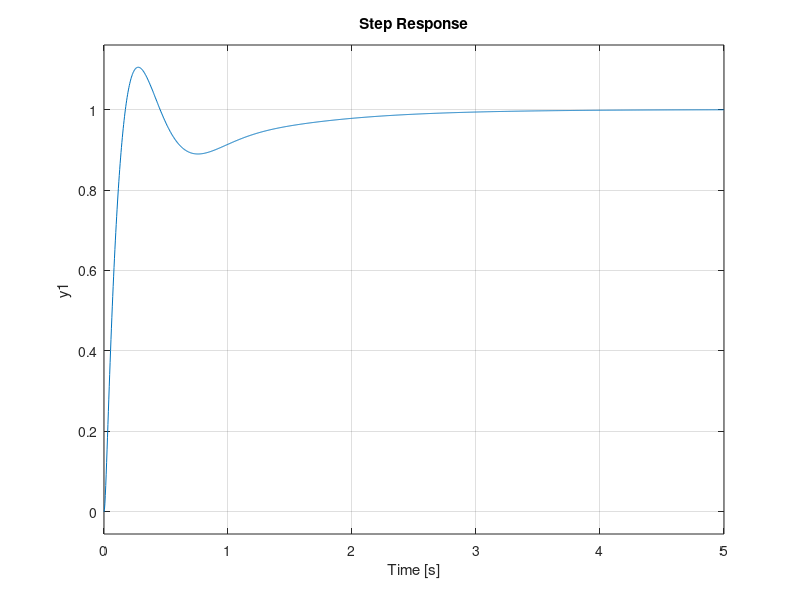

MATLAB code to generate this figure:
%% Damped pendulum - Routh-Hurwitz Control Design
% Damped pendulum from Chapter 1, linearized around the hanging position 
% (theta = 0). The input u is a torque scaled by the inertia and the output is 
% the angle theta.

clear all
close all

k = 1;              % viscous damping [1/s]
g = 9.8;            % gravity [m/s^2]
L = 1;              % length [m]
s = tf('s');

G = 1/(s^2 + k*s + g/L);
%% P controller
% With C(s) = K: P(s) = s^2 + s + 9.8 + K, stable for any K > -9.8, but with a 
% steady state error 1/(1 + K/9.8). We need an integrator.
%% PID controller
% $$C(s) = K\frac{(s+2)(s+3)}{s}$$
% 
% The characteristic equation is s(s^2 + s + 9.8) + K(s^2 + 5s + 6) = 0, i.e.,
% 
% $$P(s) = s^3 + (1 + K)s^2 + (9.8 + 5K)s + 6K$$
% 
% Routh table:
% 
%   s^3 | 1                                        9.8 + 5K
%   s^2 | 1 + K                                    6K
%   s^1 | c11 = ((1 + K)(9.8 + 5K) - 6K)/(1 + K) = (5K^2 + 8.8K + 9.8)/(1 + K)
%   s^0 | c21 = 6K
% 
% For K > 0 all the entries of the first column are positive: the closed loop 
% is stable for any K > 0.
%% 
% We choose K = 10 and add a fast pole at -100 so that C is proper:

K = 10;
C = K*(s+2)*(s+3)/(s*(s/100+1));
pole(minreal(C*G/(1+C*G)))
step(minreal(C*G/(1+C*G)));
%% 
% To try this controller in PEN_Realtime_Demo, set
% 
%   C = 10*(s+2)*(s+3)/(s*(s/100+1));

[numC, denC] = tfdata(C, 'v')
